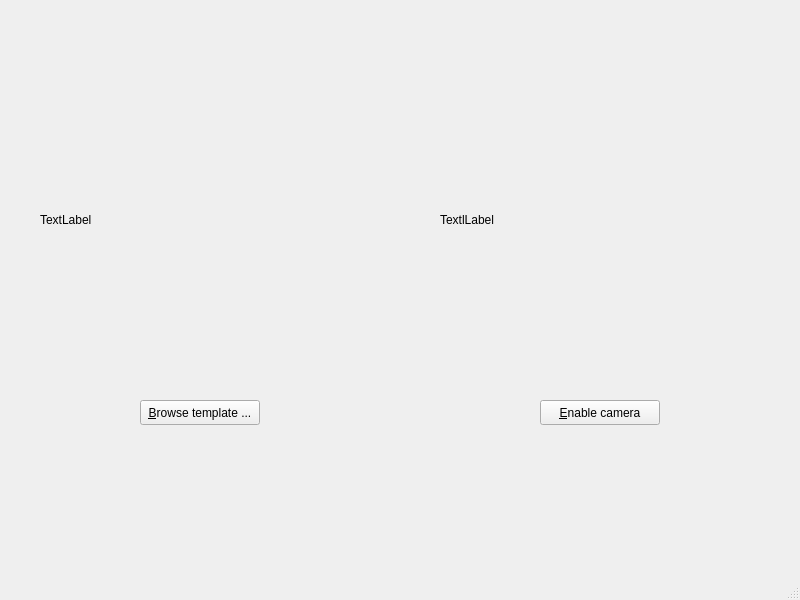
<?xml version="1.0" encoding="UTF-8"?>
<ui version="4.0">
 <class>MainWindow</class>
 <widget class="QMainWindow" name="MainWindow">
  <property name="geometry">
   <rect>
    <x>0</x>
    <y>0</y>
    <width>800</width>
    <height>600</height>
   </rect>
  </property>
  <property name="windowTitle">
   <string>SIFT Demo</string>
  </property>
  <widget class="QWidget" name="centralwidget">
   <widget class="QPushButton" name="browse_button">
    <property name="geometry">
     <rect>
      <x>140</x>
      <y>400</y>
      <width>120</width>
      <height>25</height>
     </rect>
    </property>
    <property name="text">
     <string>&amp;Browse template ...</string>
    </property>
   </widget>
   <widget class="QPushButton" name="toggle_cam_button">
    <property name="geometry">
     <rect>
      <x>540</x>
      <y>400</y>
      <width>120</width>
      <height>25</height>
     </rect>
    </property>
    <property name="text">
     <string>&amp;Enable camera</string>
    </property>
   </widget>
   <widget class="QLabel" name="template_label">
    <property name="geometry">
     <rect>
      <x>40</x>
      <y>100</y>
      <width>320</width>
      <height>240</height>
     </rect>
    </property>
    <property name="text">
     <string>TextLabel</string>
    </property>
   </widget>
   <widget class="QLabel" name="live_image_label">
    <property name="geometry">
     <rect>
      <x>440</x>
      <y>100</y>
      <width>320</width>
      <height>240</height>
     </rect>
    </property>
    <property name="text">
     <string>TextlLabel</string>
    </property>
   </widget>
  </widget>
  <widget class="QMenuBar" name="menubar">
   <property name="geometry">
    <rect>
     <x>0</x>
     <y>0</y>
     <width>800</width>
     <height>22</height>
    </rect>
   </property>
  </widget>
  <widget class="QStatusBar" name="statusbar"/>
 </widget>
 <resources/>
 <connections/>
</ui>
